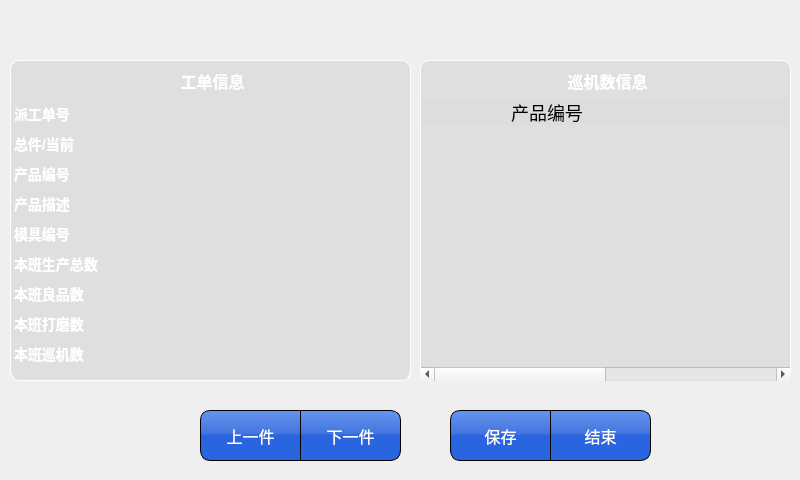
<?xml version="1.0" encoding="UTF-8"?>
<ui version="4.0">
 <class>Fun41xj</class>
 <widget class="QDialog" name="Fun41xj">
  <property name="geometry">
   <rect>
    <x>0</x>
    <y>0</y>
    <width>800</width>
    <height>480</height>
   </rect>
  </property>
  <property name="font">
   <font>
    <pointsize>12</pointsize>
   </font>
  </property>
  <property name="windowTitle">
   <string>Dialog</string>
  </property>
  <property name="styleSheet">
   <string notr="true">QDialog {	
	border-image: url(:/rc/res/main_bk.png) 0 00 0 0 repeat;
}
#widget_2{ 
border-image: url(:/rc/res/main_bk.png) 50 00 0 0 repeat;
}
QPushButton {
	border: 1px solid  rgb(0, 0, 0);
	border-radius: 0px;
	background-color: qlineargradient(spread:pad, x1:1, y1:1, x2:1, y2:0, stop:0.505682 rgba(35, 97, 222, 247), stop:0.539773 rgba(61, 114, 223, 247), stop:1 rgba(93, 142, 239, 238));
	color: rgb(255, 255, 255);
	font: 16px;
}
QGroupBox::title {
  color: rgb(255, 255, 255);
  subcontrol-origin: margin;
  subcontrol-position: top center;
  padding-top: 10px;  
  border-top: 1px solid rgb(255, 255, 255);
  font:bold 14px;
}
QGroupBox {
	border: 1px solid rgb(255, 255, 255); 
    border-radius: 9px;
	padding:2px; font: bold 16px;	
	background-color: rgba(199, 199, 199, 100);
}

QTableWidget::item {
   
}
QHeaderView::section {
    background-color:  rgb(221, 221, 221); 
	font: 18px;
	border: 0px solid #6c6c6c;
	height: 25px;
}

QTableWidget {
border-left: 1px solid rgb(255, 255, 255); 
border-right: 1px solid rgb(255, 255, 255); 
background-color: transparent;
color: rgb(255, 255, 255);
font: bold 14px;
border-bottom-left-radius:10px;
border-bottom-right-radius:10px;
}</string>
  </property>
  <widget class="QWidget" name="widget_2" native="true">
   <property name="geometry">
    <rect>
     <x>0</x>
     <y>50</y>
     <width>800</width>
     <height>431</height>
    </rect>
   </property>
   <property name="styleSheet">
    <string notr="true"/>
   </property>
   <widget class="QPushButton" name="btSave">
    <property name="geometry">
     <rect>
      <x>450</x>
      <y>360</y>
      <width>101</width>
      <height>51</height>
     </rect>
    </property>
    <property name="focusPolicy">
     <enum>Qt::NoFocus</enum>
    </property>
    <property name="styleSheet">
     <string notr="true">border-top-left-radius:10px;
border-bottom-left-radius:10px;</string>
    </property>
    <property name="text">
     <string>保存</string>
    </property>
   </widget>
   <widget class="QPushButton" name="btExit">
    <property name="geometry">
     <rect>
      <x>550</x>
      <y>360</y>
      <width>101</width>
      <height>51</height>
     </rect>
    </property>
    <property name="focusPolicy">
     <enum>Qt::NoFocus</enum>
    </property>
    <property name="styleSheet">
     <string notr="true">border-top-right-radius:10px;
border-bottom-right-radius:10px;</string>
    </property>
    <property name="text">
     <string>结束</string>
    </property>
   </widget>
   <widget class="QGroupBox" name="groupBox">
    <property name="geometry">
     <rect>
      <x>420</x>
      <y>10</y>
      <width>371</width>
      <height>321</height>
     </rect>
    </property>
    <property name="title">
     <string>巡机数信息</string>
    </property>
    <widget class="QTableWidget" name="tableWidgetValue">
     <property name="geometry">
      <rect>
       <x>0</x>
       <y>40</y>
       <width>371</width>
       <height>281</height>
      </rect>
     </property>
     <attribute name="horizontalHeaderDefaultSectionSize">
      <number>252</number>
     </attribute>
     <attribute name="horizontalHeaderShowSortIndicator" stdset="0">
      <bool>false</bool>
     </attribute>
     <attribute name="horizontalHeaderStretchLastSection">
      <bool>true</bool>
     </attribute>
     <attribute name="verticalHeaderVisible">
      <bool>false</bool>
     </attribute>
     <row>
      <property name="text">
       <string>新建行</string>
      </property>
     </row>
     <row>
      <property name="text">
       <string>新建行</string>
      </property>
     </row>
     <column>
      <property name="text">
       <string>产品编号</string>
      </property>
     </column>
     <column>
      <property name="text">
       <string>值</string>
      </property>
     </column>
    </widget>
   </widget>
   <widget class="QPushButton" name="pushButton_4">
    <property name="geometry">
     <rect>
      <x>300</x>
      <y>360</y>
      <width>101</width>
      <height>51</height>
     </rect>
    </property>
    <property name="focusPolicy">
     <enum>Qt::NoFocus</enum>
    </property>
    <property name="styleSheet">
     <string notr="true">border-top-right-radius:10px;
border-bottom-right-radius:10px;</string>
    </property>
    <property name="text">
     <string>下一件</string>
    </property>
   </widget>
   <widget class="QPushButton" name="pushButton_3">
    <property name="geometry">
     <rect>
      <x>200</x>
      <y>360</y>
      <width>101</width>
      <height>51</height>
     </rect>
    </property>
    <property name="focusPolicy">
     <enum>Qt::NoFocus</enum>
    </property>
    <property name="styleSheet">
     <string notr="true">border-top-left-radius:10px;
border-bottom-left-radius:10px;</string>
    </property>
    <property name="text">
     <string>上一件</string>
    </property>
   </widget>
   <widget class="QGroupBox" name="groupBox_2">
    <property name="geometry">
     <rect>
      <x>10</x>
      <y>10</y>
      <width>401</width>
      <height>321</height>
     </rect>
    </property>
    <property name="title">
     <string>工单信息</string>
    </property>
    <widget class="QTableWidget" name="tableWidgetInfo">
     <property name="geometry">
      <rect>
       <x>0</x>
       <y>40</y>
       <width>401</width>
       <height>281</height>
      </rect>
     </property>
     <property name="editTriggers">
      <set>QAbstractItemView::NoEditTriggers</set>
     </property>
     <attribute name="horizontalHeaderVisible">
      <bool>false</bool>
     </attribute>
     <attribute name="horizontalHeaderDefaultSectionSize">
      <number>107</number>
     </attribute>
     <attribute name="horizontalHeaderShowSortIndicator" stdset="0">
      <bool>false</bool>
     </attribute>
     <attribute name="horizontalHeaderStretchLastSection">
      <bool>true</bool>
     </attribute>
     <attribute name="verticalHeaderVisible">
      <bool>false</bool>
     </attribute>
     <row>
      <property name="text">
       <string>新建行</string>
      </property>
     </row>
     <row>
      <property name="text">
       <string>新建行</string>
      </property>
     </row>
     <row>
      <property name="text">
       <string>新建行</string>
      </property>
     </row>
     <row>
      <property name="text">
       <string>新建行</string>
      </property>
     </row>
     <row>
      <property name="text">
       <string>新建行</string>
      </property>
     </row>
     <row>
      <property name="text">
       <string>新建行</string>
      </property>
     </row>
     <row>
      <property name="text">
       <string>新建行</string>
      </property>
     </row>
     <row>
      <property name="text">
       <string>新建行</string>
      </property>
     </row>
     <row>
      <property name="text">
       <string>新建行</string>
      </property>
     </row>
     <column>
      <property name="text">
       <string>新建列</string>
      </property>
     </column>
     <column>
      <property name="text">
       <string>新建列</string>
      </property>
     </column>
     <item row="0" column="0">
      <property name="text">
       <string>派工单号</string>
      </property>
     </item>
     <item row="0" column="1">
      <property name="text">
       <string/>
      </property>
     </item>
     <item row="1" column="0">
      <property name="text">
       <string>总件/当前</string>
      </property>
     </item>
     <item row="1" column="1">
      <property name="text">
       <string/>
      </property>
     </item>
     <item row="2" column="0">
      <property name="text">
       <string>产品编号</string>
      </property>
     </item>
     <item row="2" column="1">
      <property name="text">
       <string/>
      </property>
     </item>
     <item row="3" column="0">
      <property name="text">
       <string>产品描述</string>
      </property>
     </item>
     <item row="3" column="1">
      <property name="text">
       <string/>
      </property>
     </item>
     <item row="4" column="0">
      <property name="text">
       <string>模具编号</string>
      </property>
     </item>
     <item row="5" column="0">
      <property name="text">
       <string>本班生产总数</string>
      </property>
     </item>
     <item row="5" column="1">
      <property name="text">
       <string/>
      </property>
     </item>
     <item row="6" column="0">
      <property name="text">
       <string>本班良品数</string>
      </property>
     </item>
     <item row="6" column="1">
      <property name="text">
       <string/>
      </property>
     </item>
     <item row="7" column="0">
      <property name="text">
       <string>本班打磨数</string>
      </property>
     </item>
     <item row="7" column="1">
      <property name="text">
       <string/>
      </property>
     </item>
     <item row="8" column="0">
      <property name="text">
       <string>本班巡机数</string>
      </property>
     </item>
     <item row="8" column="1">
      <property name="text">
       <string/>
      </property>
     </item>
    </widget>
   </widget>
  </widget>
 </widget>
 <resources/>
 <connections/>
</ui>
